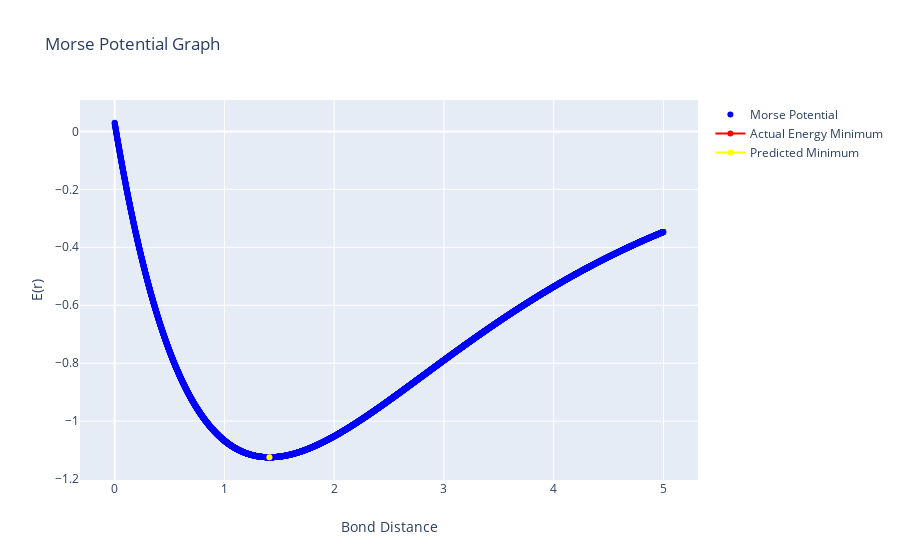

Notebook cell for this chart:
### Code cell
#Declare all variables used for the computation here

#All User Input Variables Defined Here
#Nucli Masses in Atomic Units
M1 = 1
M2 = 1

#Atomic Numbers
Z1 = 1
Z2 = 1

#Enter Well Depth for the molecule as a negative value
D = 1.1246043918275317

#Enter optimal bond distance, the distance at which the well depth is at its minimum
r0 = 1.41

#Enter the classical vibrational frequency of the molecule at r0
w = 0.16629000000002617

#Enter the starting and ending r values
startR = 0
endR = 5

#Enter a delta R to increment r by the specified amount for graphing purposes
dr = 0.001

#All calculated variables declared here
u = (M1*M2) / (M1+M2)
a = 0.49624511718750053#math.sqrt( 2 * pow(math.pi*w,2) * u / D )
r = startR

E = []
rData = []

#calculate the approximate E(r) values using the Morse Potential
while(r <= endR):
    rData.append(r)
    
    E.append( 
        #Morse Potential Equation
        (D * math.exp(-2 * a * ( r- r0 )) - (2 * D * math.exp(-a * ( r - r0 ))))
    )
    
    r += dr

#Prepare the graph data for plotly here
figure = {"data": [
        
        #create the Morse Potential Graph
        {
            "type":"scatter",
            "x":rData,
            "y":E,
            "connectgaps":True,
            "mode":"markers", 
            "name":"Morse Potential",
            "marker":{"color":"blue"}
        },
    
        #highlight the minimum energy point in red
        {
            "type":"scatter",
            "x":[r0],
            "y":[-D],
            "name":"Actual Energy Minimum",
            "marker":{"color":"red"}
        },
        
        #Highlight the mminimum bond point highlighted by the Morse Potential
        {
            "type":"scatter",
            "x":[rData[E.index(min(E))]],
            "y":[min(E)],
            "name":"Predicted Minimum",
            "marker":{"color":"yellow"}
        },
    ],
    "layout":
        {
           "xaxis":{"title":"Bond Distance"},
           "yaxis":{"title":"E(r)"},
            "title":{"text":"Morse Potential Graph"}
        },    
}

iplot(figure)

### Figure 1 — Plotly figure (JSON) as saved in the notebook; plotly's stock layout.template omitted (floating-point values rounded to 4 significant figures; data arrays with more than 128 entries replaced by an {"elided": "..."} marker saying what was removed)
{"data": [{"connectgaps": true, "marker": {"color": "blue"}, "mode": "markers", "name": "Morse Potential", "type": "scatter", "x": {"elided": "5000 float values"}, "y": {"elided": "5000 float values"}}, {"marker": {"color": "red"}, "name": "Actual Energy Minimum", "type": "scatter", "x": [1.41], "y": [-1.125]}, {"marker": {"color": "yellow"}, "name": "Predicted Minimum", "type": "scatter", "x": [1.41], "y": [-1.125]}], "layout": {"title": {"text": "Morse Potential Graph"}, "xaxis": {"title": {"text": "Bond Distance"}}, "yaxis": {"title": {"text": "E(r)"}}}}
